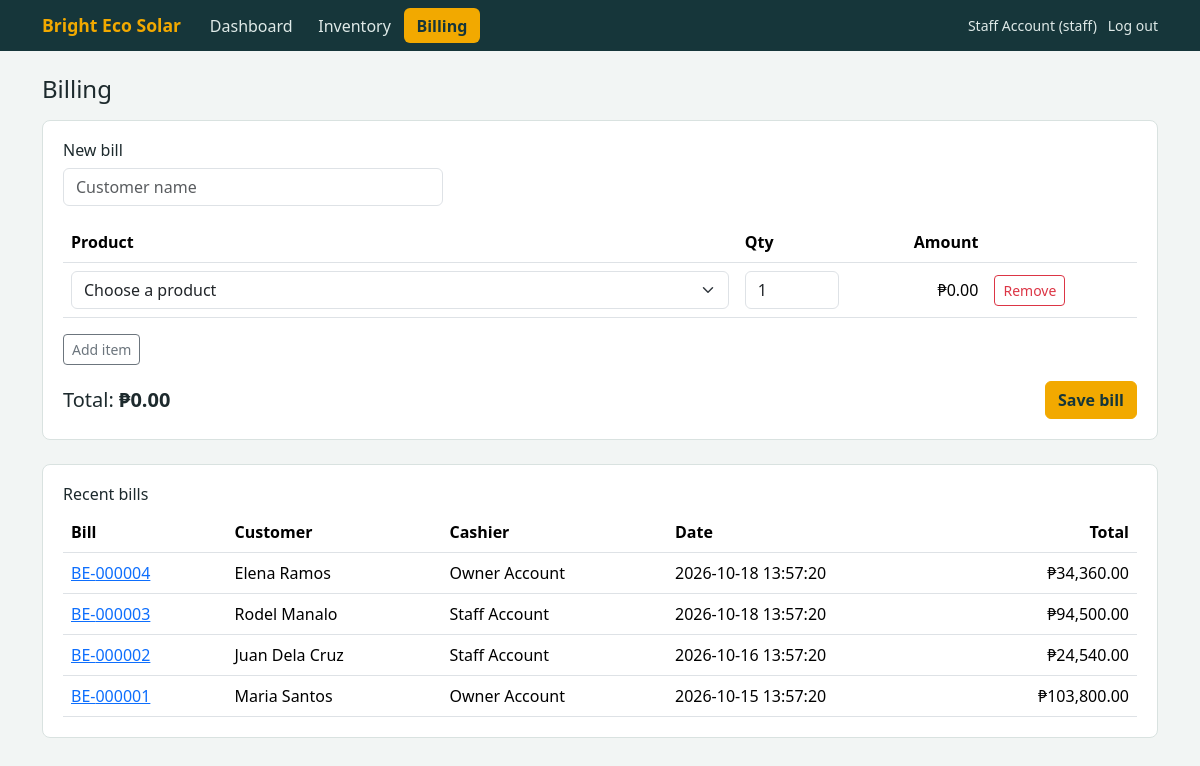
Screenshot of /billing.php (signed in) with the database file from the repository.
### tables this page shows
CREATE TABLE bills(id INT AUTO_INCREMENT PRIMARY KEY,user_id INT NOT NULL,customer_name VARCHAR(120) NOT NULL,subtotal DECIMAL(12,2) NOT NULL DEFAULT 0,discount DECIMAL(12,2) NOT NULL DEFAULT 0,total DECIMAL(12,2) NOT NULL DEFAULT 0,created_at TIMESTAMP DEFAULT CURRENT_TIMESTAMP,FOREIGN KEY(user_id) REFERENCES users(id));

CREATE TABLE users(id INT AUTO_INCREMENT PRIMARY KEY,name VARCHAR(100) NOT NULL,username VARCHAR(50) NOT NULL UNIQUE,password_hash VARCHAR(255) NOT NULL,role ENUM('admin','owner','staff') NOT NULL,status TINYINT NOT NULL DEFAULT 1,created_at TIMESTAMP DEFAULT CURRENT_TIMESTAMP);

### includes/auth.php (called while the page is built, shortened)
<?php
function h($s){ return htmlspecialchars((string)$s, ENT_QUOTES, 'UTF-8'); }
function peso($n){ return '₱'.number_format((float)$n, 2); }
function user(){ return $_SESSION['user'] ?? null; }

### billing.php (the view, shortened to what this page needs)
<?php require 'includes/auth.php'; require_login(); $title='Billing'; $pdo=db();
$bills=$pdo->query('SELECT b.*,u.name AS cashier FROM bills b JOIN users u ON u.id=b.user_id ORDER BY b.id DESC LIMIT 15')->fetchAll();
include 'includes/header.php'; ?>
<h1 class="h4 mb-3">Billing</h1>
<div class="panel mb-4"><h2 class="h6">New bill</h2>
<form method="post" id="f"><?= csrf_field() ?>
<input class="form-control mb-3" name="customer_name" placeholder="Customer name" style="max-width:380px" required>
<table class="table align-middle"><thead><tr><th>Product</th><th style="width:110px">Qty</th><th class="text-end">Amount</th><th></th></tr></thead><tbody id="rows"></tbody></table>
<button type="button" class="btn btn-outline-secondary btn-sm mb-3" onclick="addRow()">Add item</button>
<div class="d-flex flex-wrap gap-4 align-items-center">
<div class="fs-5">Total: <strong id="total">₱0.00</strong></div><button class="btn btn-sun ms-auto">Save bill</button></div></form></div>
<div class="panel table-responsive"><h2 class="h6">Recent bills</h2><table class="table mb-0"><thead><tr><th>Bill</th><th>Customer</th><th>Cashier</th><th>Date</th><th class="text-end">Total</th></tr></thead><tbody>
<?php foreach($bills as $b): ?><tr><td><a href="bill_view.php?id=<?= $b['id'] ?>">BE-<?= str_pad($b['id'],6,'0',STR_PAD_LEFT) ?></a></td><td><?= h($b['customer_name']) ?></td><td><?= h($b['cashier']) ?></td><td><?= h($b['created_at']) ?></td><td class="text-end"><?= peso($b['total']) ?></td></tr><?php endforeach; ?>
</tbody></table></div>
<?php include 'includes/footer.php'; ?>

### includes/header.php (shortened to what this page needs)
<?php
$u = user(); $page = basename($_SERVER['SCRIPT_NAME']);
function nav($f,$l,$p){ return '<a class="nav-link'.($p===$f?' active':'').'" href="'.$f.'">'.$l.'</a>'; }
?><!doctype html>
<html lang="en"><head><meta charset="utf-8"><meta name="viewport" content="width=device-width,initial-scale=1">
<link href="https://cdn.jsdelivr.net/npm/bootstrap@5.3.3/dist/css/bootstrap.min.css" rel="stylesheet">
<link href="assets/style.css" rel="stylesheet"></head><body>
<nav class="topbar"><div class="container-xl d-flex flex-wrap align-items-center gap-3 py-2">
  <strong class="brand">Bright Eco Solar</strong>
  <div class="nav flex-grow-1">
    <?= nav('index.php','Dashboard',$page) ?><?= nav('inventory.php','Inventory',$page) ?><?= nav('billing.php','Billing',$page) ?>
  </div>
  <span class="small"><?= h($u['name']) ?> (<?= h($u['role']) ?>) &nbsp; <a href="logout.php">Log out</a></span>
</div></nav>
<main class="container-xl py-4">

### includes/footer.php
</main></body></html>

### assets/style.css (style rules this page uses)
:root { --pine:#16363a;--sun:#f2a900;--paper:#f2f5f4;--ink:#1d2a2d }
body { background:var(--paper);color:var(--ink);font-family:"Public Sans",system-ui,sans-serif }
.topbar { background:var(--pine);color:#dfeae8 }
.topbar a { color:#dfeae8;text-decoration:none }
.topbar .nav-link { padding:.35rem .8rem;border-radius:6px }
.topbar .nav-link.active { background:var(--sun);color:#16363a;font-weight:600 }
.brand { color:var(--sun);font-size:1.1rem }
.panel { background:#fff;border:1px solid #d9e2e0;border-radius:8px;padding:1.25rem }
.btn-sun { background:var(--sun);border-color:var(--sun);color:#16363a;font-weight:600 }

### rows the page displays
bills: id "000004", customer_name "Elena Ramos", user.name "Owner Account", created_at "2026-10-18 13:57:20", total "₱34,360.00"
bills: id "000003", customer_name "Rodel Manalo", user.name "Staff Account", created_at "2026-10-18 13:57:20", total "₱94,500.00"
bills: id "000002", customer_name "Juan Dela Cruz", user.name "Staff Account", created_at "2026-10-16 13:57:20", total "₱24,540.00"
bills: id "000001", customer_name "Maria Santos", user.name "Owner Account", created_at "2026-10-15 13:57:20", total "₱103,800.00"

### other values shown
$l "Dashboard Inventory Billing"
$u['name'] "Staff Account"
$u['role'] "staff"
